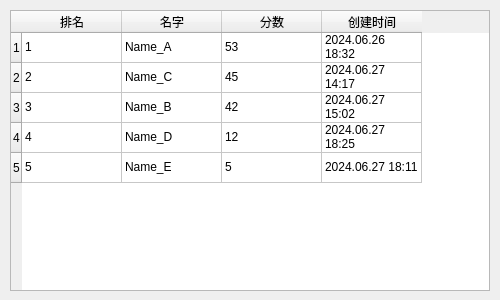
<?xml version="1.0" encoding="UTF-8"?>
<ui version="4.0">
 <class>ranklist</class>
 <widget class="QDialog" name="ranklist">
  <property name="geometry">
   <rect>
    <x>0</x>
    <y>0</y>
    <width>500</width>
    <height>300</height>
   </rect>
  </property>
  <property name="minimumSize">
   <size>
    <width>500</width>
    <height>300</height>
   </size>
  </property>
  <property name="maximumSize">
   <size>
    <width>500</width>
    <height>300</height>
   </size>
  </property>
  <property name="windowTitle">
   <string>Dialog</string>
  </property>
  <widget class="QTableWidget" name="tableWidget">
   <property name="geometry">
    <rect>
     <x>10</x>
     <y>10</y>
     <width>480</width>
     <height>281</height>
    </rect>
   </property>
   <row/>
   <row/>
   <row/>
   <row/>
   <row/>
   <column>
    <property name="text">
     <string>排名</string>
    </property>
   </column>
   <column>
    <property name="text">
     <string>名字</string>
    </property>
   </column>
   <column>
    <property name="text">
     <string>分数</string>
    </property>
   </column>
   <column>
    <property name="text">
     <string>创建时间</string>
    </property>
   </column>
   <item row="0" column="0">
    <property name="text">
     <string>1</string>
    </property>
   </item>
   <item row="0" column="1">
    <property name="text">
     <string>Name_A</string>
    </property>
   </item>
   <item row="0" column="2">
    <property name="text">
     <string>53</string>
    </property>
   </item>
   <item row="0" column="3">
    <property name="text">
     <string>2024.06.26 18:32</string>
    </property>
   </item>
   <item row="1" column="0">
    <property name="text">
     <string>2</string>
    </property>
   </item>
   <item row="1" column="1">
    <property name="text">
     <string>Name_C</string>
    </property>
   </item>
   <item row="1" column="2">
    <property name="text">
     <string>45</string>
    </property>
   </item>
   <item row="1" column="3">
    <property name="text">
     <string>2024.06.27 14:17</string>
    </property>
   </item>
   <item row="2" column="0">
    <property name="text">
     <string>3</string>
    </property>
   </item>
   <item row="2" column="1">
    <property name="text">
     <string>Name_B</string>
    </property>
   </item>
   <item row="2" column="2">
    <property name="text">
     <string>42</string>
    </property>
   </item>
   <item row="2" column="3">
    <property name="text">
     <string>2024.06.27 15:02</string>
    </property>
   </item>
   <item row="3" column="0">
    <property name="text">
     <string>4</string>
    </property>
   </item>
   <item row="3" column="1">
    <property name="text">
     <string>Name_D</string>
    </property>
   </item>
   <item row="3" column="2">
    <property name="text">
     <string>12</string>
    </property>
   </item>
   <item row="3" column="3">
    <property name="text">
     <string>2024.06.27 18:25</string>
    </property>
   </item>
   <item row="4" column="0">
    <property name="text">
     <string>5</string>
    </property>
   </item>
   <item row="4" column="1">
    <property name="text">
     <string>Name_E</string>
    </property>
   </item>
   <item row="4" column="2">
    <property name="text">
     <string>5</string>
    </property>
   </item>
   <item row="4" column="3">
    <property name="text">
     <string>2024.06.27 18:11</string>
    </property>
   </item>
  </widget>
 </widget>
 <resources/>
 <connections/>
</ui>
